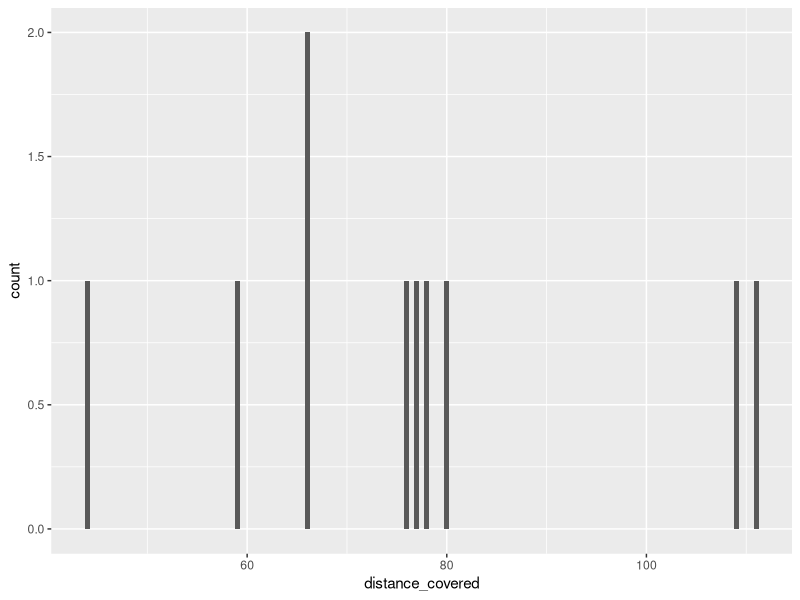
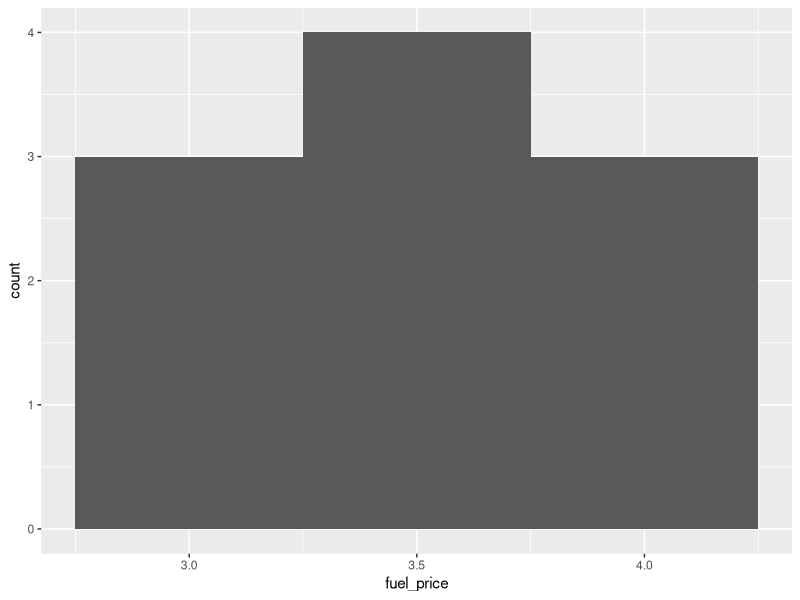
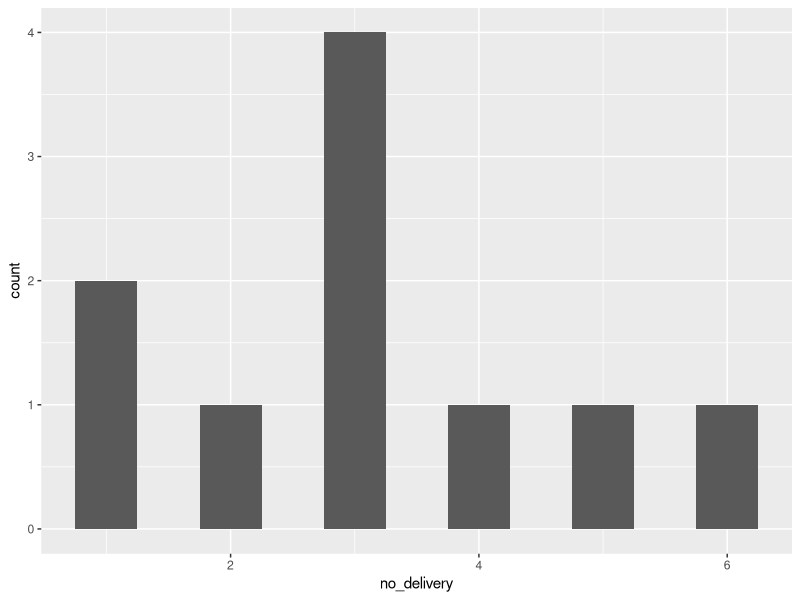
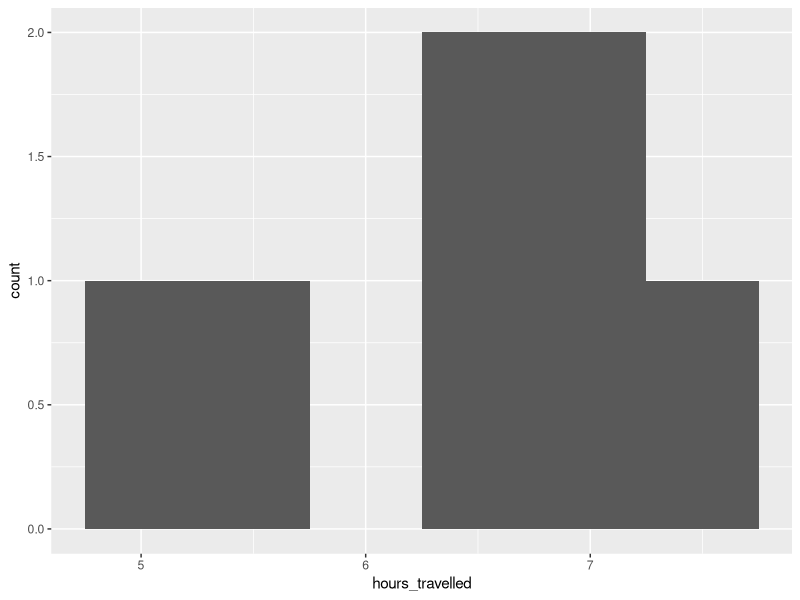
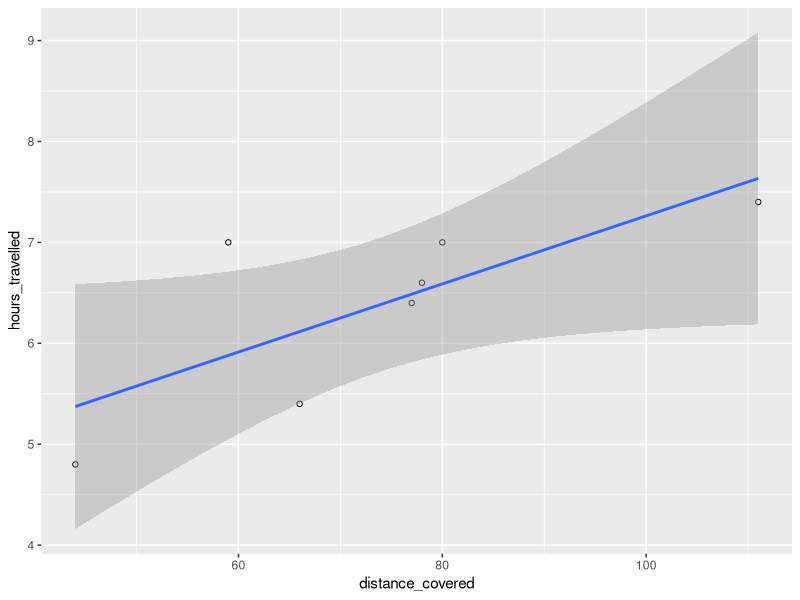
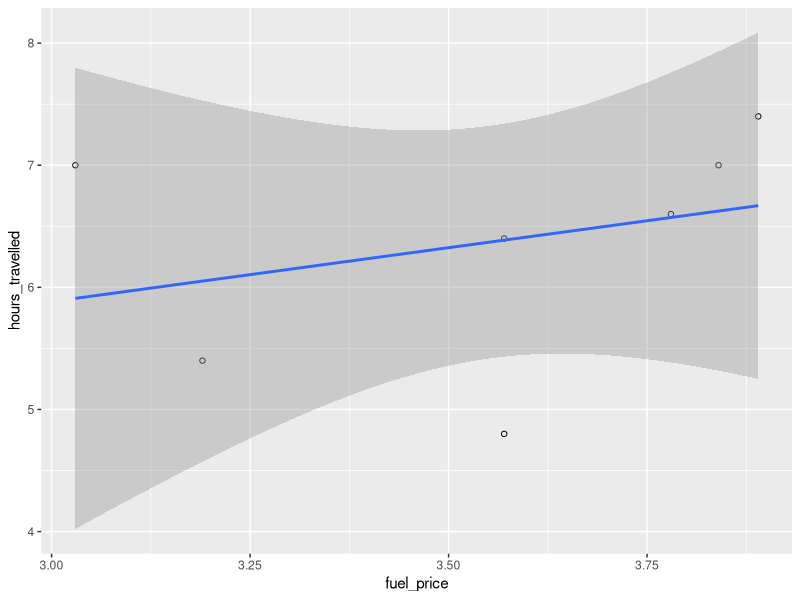
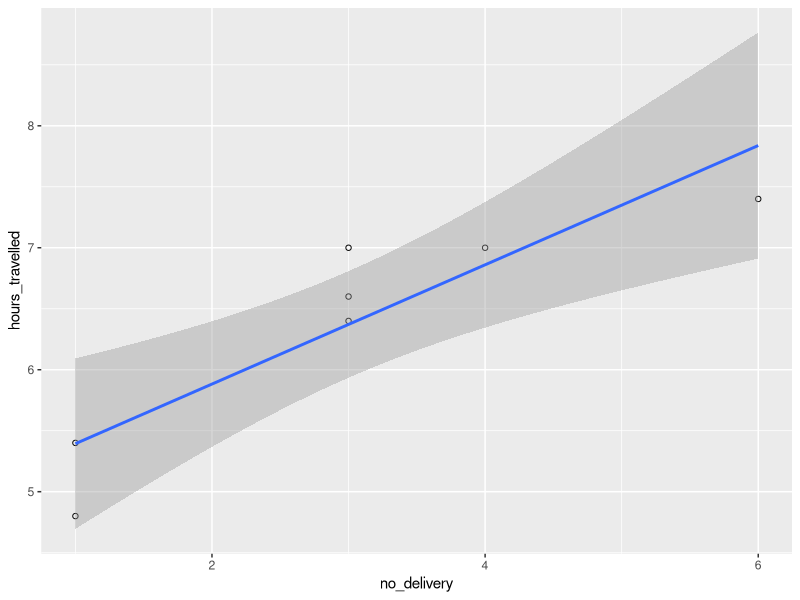
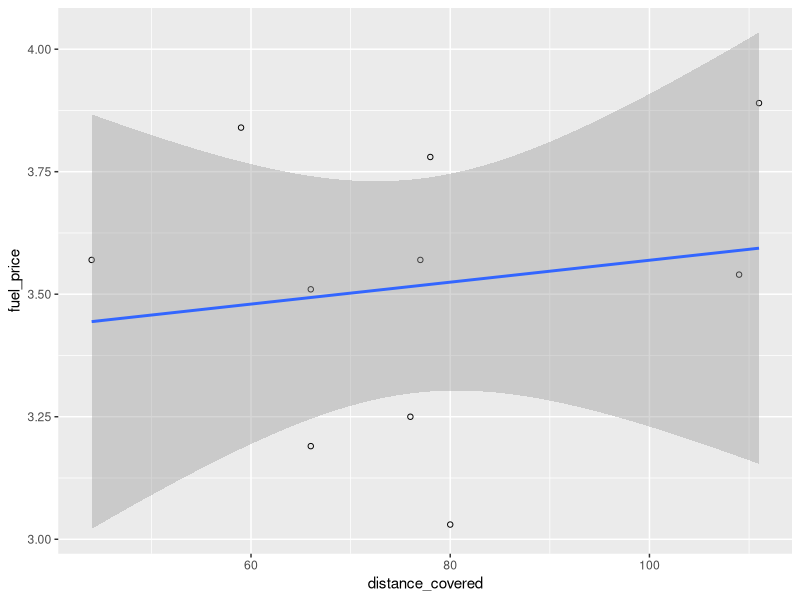

The R source for these figures, in order:
## Multiple Regression
library(ggplot2)
library(corrplot)

## GoKada Data
day_id <- seq(1, 10, 1)
distance_covered <- c(59, 66, 78, 111, 44, 77, 80, 66, 109, 76)
fuel_price <- c(3.84, 3.19, 3.78, 3.89, 3.57, 3.57, 3.03, 3.51, 3.54, 3.25)
no_delivery <- c(4, 1, 3, 6, 1, 3, 3, 2, 5, 3)
hours_travelled <- c(7, 5.4, 6.6, 7.4, 4.8, 6.4, 7, NA, NA, NA)

gokada_df <- data.frame(day_id, no_delivery, distance_covered, fuel_price, hours_travelled)

## Exploratory Analysis
dim(gokada_df)
str(gokada_df)

gokada_df$day_id <- as.factor(gokada_df$day_id)

### Univariate analysis
summary(gokada_df$distance_covered)
summary(gokada_df$fuel_price)
summary(gokada_df$no_delivery)
summary(gokada_df$hours_travelled)

ggplot(gokada_df, aes(x=distance_covered)) + geom_histogram(binwidth=.5)
ggplot(gokada_df, aes(x=fuel_price)) + geom_histogram(binwidth=.5)
ggplot(gokada_df, aes(x=no_delivery)) + geom_histogram(binwidth=.5)
ggplot(gokada_df, aes(x=hours_travelled)) + geom_histogram(binwidth=.5)

### Scatterplot Analysis
#### Independent vs Dependent
ggplot(gokada_df, aes(x=distance_covered, y=hours_travelled)) + geom_point(shape=1) + geom_smooth(method=lm)
ggplot(gokada_df, aes(x=fuel_price, y=hours_travelled)) + geom_point(shape=1) + geom_smooth(method=lm)
ggplot(gokada_df, aes(x=no_delivery, y=hours_travelled)) + geom_point(shape=1) + geom_smooth(method=lm)

#### Independent vs Independent
ggplot(gokada_df, aes(x=distance_covered, y=fuel_price)) + geom_point(shape=1) + geom_smooth(method=lm)
ggplot(gokada_df, aes(x=fuel_price, y=no_delivery)) + geom_point(shape=1) + geom_smooth(method=lm)
ggplot(gokada_df, aes(x=no_delivery, y=distance_covered)) + geom_point(shape=1) + geom_smooth(method=lm)

### Correlation Analysis
gokada_df_cor <- cor(subset(gokada_df, select=-(day_id)))

corrplot(gokada_df_cor, method = "circle")

## Prediction Analysis
train_df <- gokada_df[1:7, ]
test_df <- gokada_df[8:10, ]

### Linear Regression
model_distance <- lm(train_df$hours_travelled ~ train_df$distance_covered)
model_delivery <- lm(train_df$hours_travelled ~ train_df$no_delivery)
model_fuel <- lm(train_df$hours_travelled ~ train_df$fuel_price)

model_distance_delivery <- lm(train_df$hours_travelled ~ train_df$distance_covered + train_df$no_delivery)
model_distance_fuel <- lm(train_df$hours_travelled ~ train_df$distance_covered + train_df$fuel_price)
model_delivery_fuel <- lm(train_df$hours_travelled ~ train_df$no_delivery + train_df$fuel_price)

model_distance_delivery_fuel <- lm(train_df$hours_travelled ~ train_df$distance_covered + train_df$no_delivery + train_df$fuel_price)

summary(model_distance)
